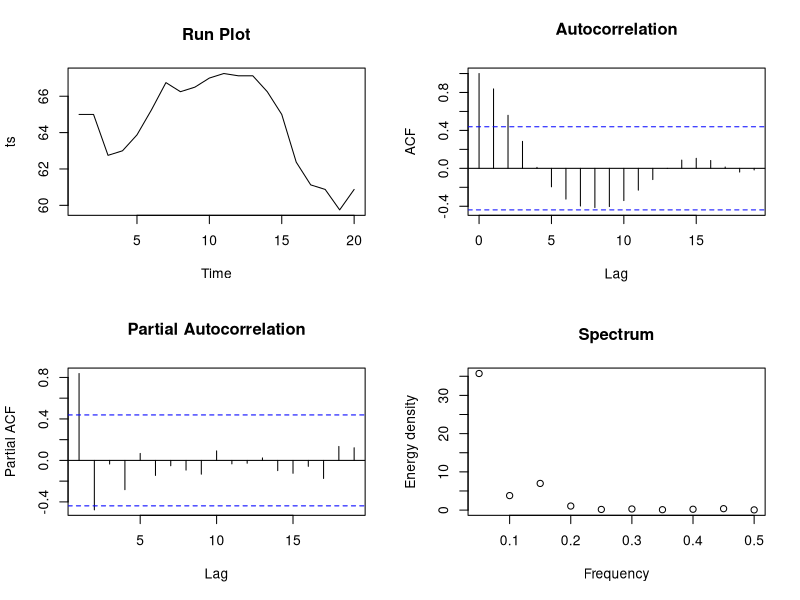
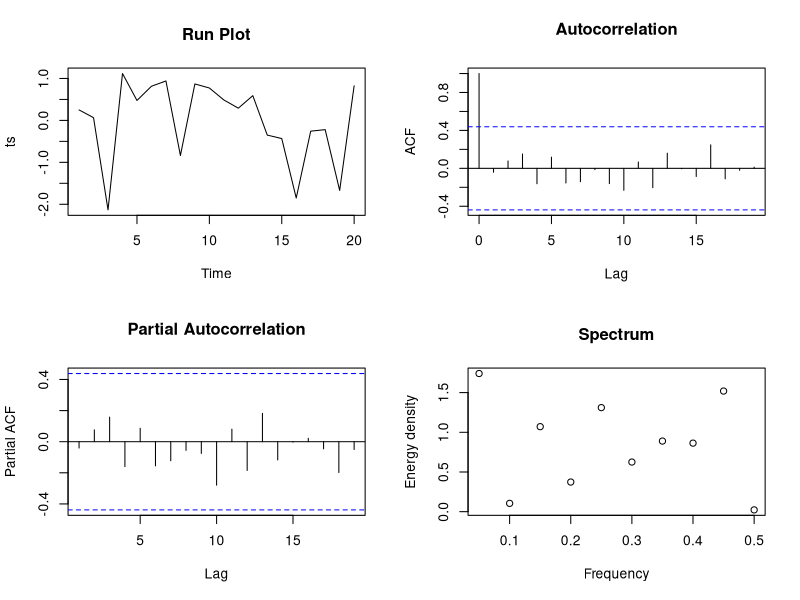
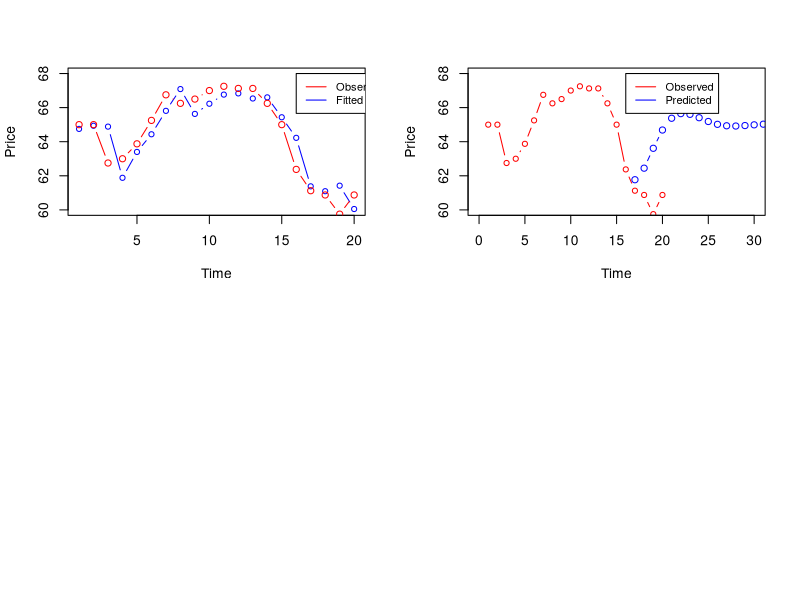
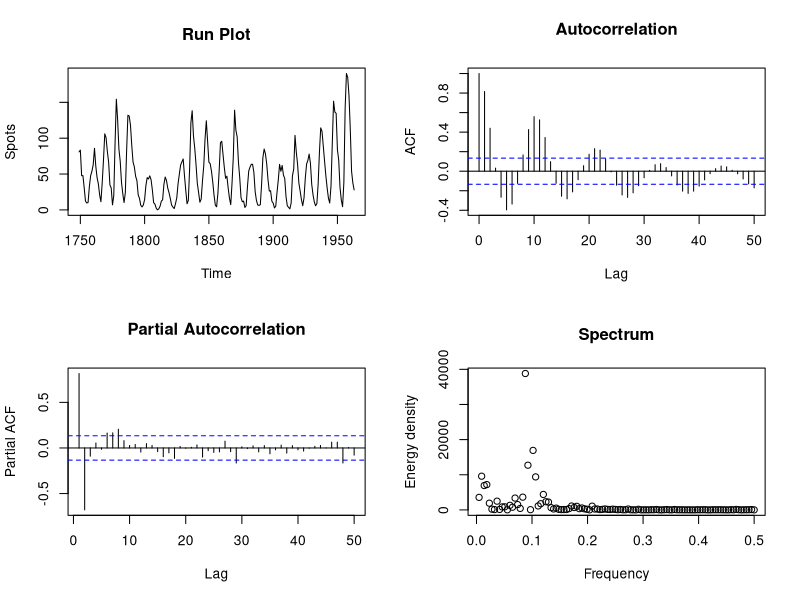
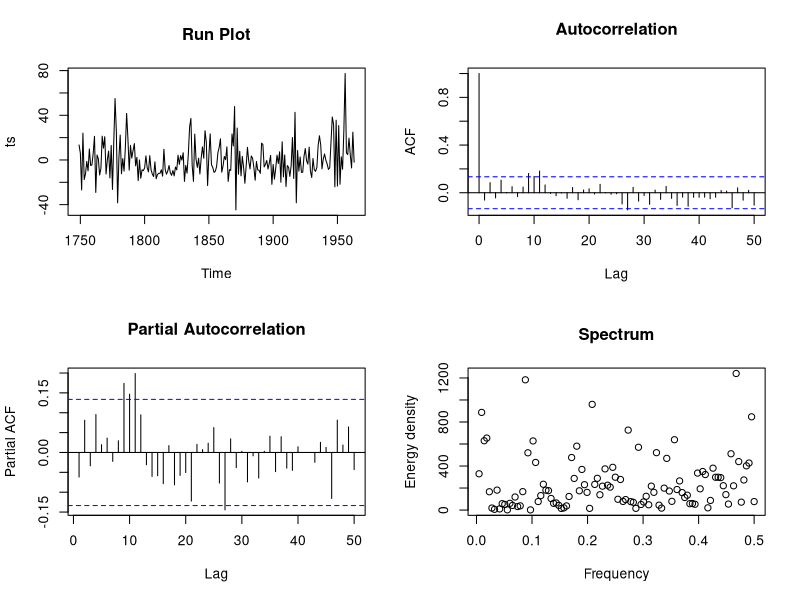
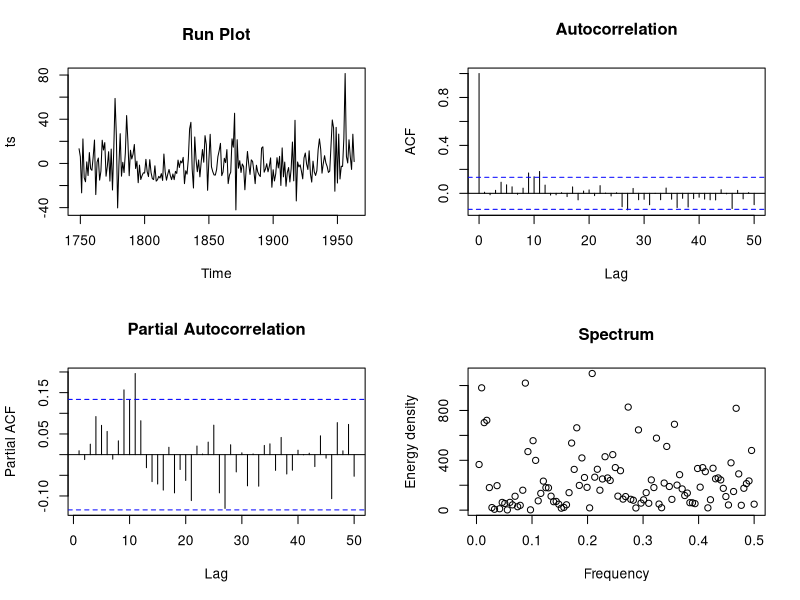
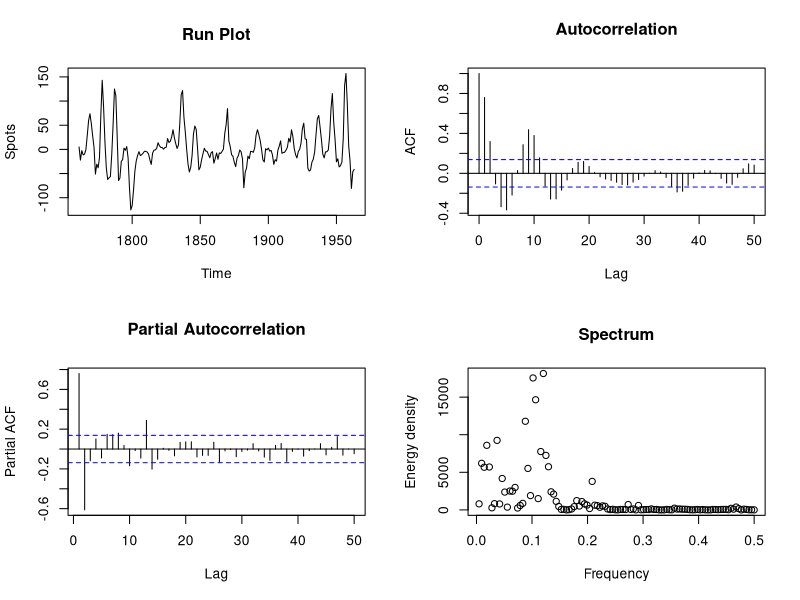
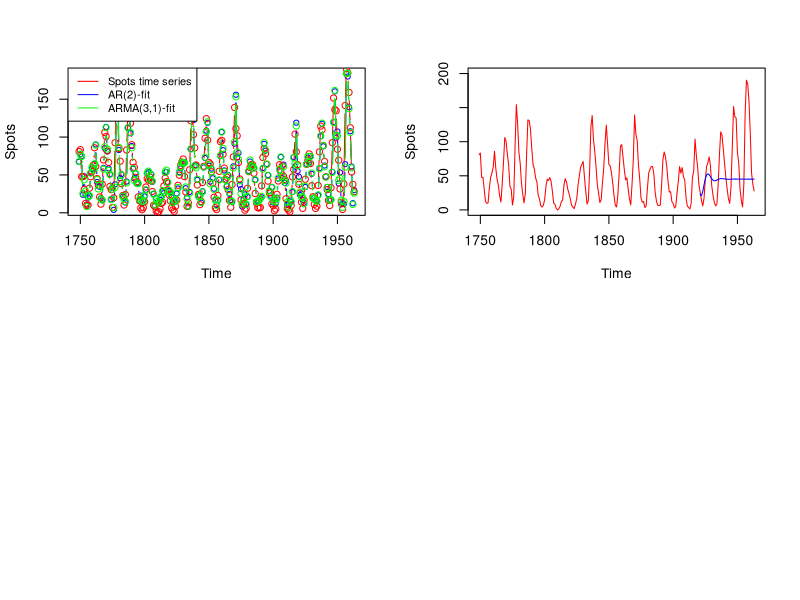

Write the R code that produced these figures, in order.
setwd('~/Prediction/Week_4')

library(forecast)

INTEL <- read.table("INTEL.txt",header=T)
SUNSPOT <- read.table("SUNSPOT.txt",header=T,row.names=1)
SALES <- read.table("SALES.txt",header=T)

Intel_Close <- ts(INTEL$Intel_Close)
Spots <- ts(SUNSPOT,start=1749)
Sales <- ts(SALES$Sales,frequency=12,start = 1970)

ts_plotter <- function(ts, lag_max) {
  par(mfrow = c(2,2))
  plot(ts, main = 'Run Plot')
  acf(ts, main = 'Autocorrelation', lag.max = lag_max)
  pacf(ts, main = 'Partial Autocorrelation', lag.max = lag_max)
  spec <- spectrum(ts, plot = F)
  plot(spec$freq, spec$spec, main = 'Spectrum' ,
       xlab = 'Frequency', ylab = 'Energy density')
}

# Box-Jenkins method: A three-stage approach to SARIMA(p,h,q)(P,H,Q)_s model selection

# (1) Model Identification: Determine the orders of the model
# (1a) Determine the order of differencing h and the order of seasonal differencing H
# (and season length s) needed to stationarize the time series (SARIMA -> SARMA)
# You might also need to consider other transformations as well such as log, sqrt etc.
# depending on the behavior of the trend and the variance.
# (1b) Identify the orders p,q,P,Q

# (2) Model Estimation: Estimate the parameters of the SARMA model
# We do this by using the maximum likelihood estimating equations of the normal model
# even if the residuals are not assumed to be normally distributed.

# (3) Model Diagnostics: Determine whether the estimated model is sufficient
# For SARMA processes, the residual process should be a white noise (WN) process
# WN Process e_t
# (a) E[e_t] = 0 for all t
# (b) Var[e_t] = sigma for all t
# (c) Cov[e_t,e_j] = 0 for all t != j
# These can be analyzed by examining the estimated residuals the same way we examined the original time series.
# We can also perform a significance test on the autocorrelations of the residual process, more about this later.

# If there is substantial autocorrelation present in the residual process, some part of the model is
# misspecified and we need to return to step (1) and identify a better candidate model.
# The model is deemed sufficient if autocorrelation is not present in the estimated residual process.

# 4.1
ts_plotter(Intel_Close, lag_max = 19)

# The autocorrelation function seems to decay exponentially
# The PACF vanishes after two lags.
# No seasonality observed in the run plot or the spectrum.
# These observations indicate an autoregressive process of order 2 (AR(2) process)

?arima

intel_ar_2 <- arima(Intel_Close, order = c(2,0,0))
summary(intel_ar_2)

# For diagnostics, we analyze the residual process.
ts_plotter(intel_ar_2$residuals, lag_max = 19)
# The autocorrelations are zero according to the individual tests (H_0: rho_k = 0, H_1: rho_k != 0) depicted by the blue lines
# No periodicity present

# We can also use an aggregated test for testing the autocorrelations, the Ljung-Box test
# The hypothesis is H_0: e_t ~ WN, H_1: e_t !~ WN where the test statistic aggregates multiple sample autocorrelations.
# The idea is that pooling the statistics can (1) give us a test with a higher power (Probability of observing the
# effect if one exists) and (2) control the Type 1 error (Probability of rejecting a true null hypothesis) when compared
# to testing all the autocorrelations individually which inflates the Type 1 error rate. Also, we are not really interested in 
# the individual autocorrelations, only whether there exists one which is non-zero.

?Box.test

ljung_box_tester <- function(res, n_param, max_lag) {
  lags <- seq(n_param + 1, max_lag)
  sapply(lags, function(lag) Box.test(res, lag = lag, type = 'Ljung', fitdf = n_param)$p.value)
}

ljung_box_tester(intel_ar_2$residuals, 2, 19)

# The null hypothesis is not rejected for any lag, thus it is reasonable to believe that the residual
# process is white noise.

fit <- fitted(intel_ar_2)
plot(fit,type="b", col="blue", ylim=c(60,68),
     ylab="Price", xlab="Time")
lines(Intel_Close, col="red", type="b")
legend(16, 68, legend=c("Observed", "Fitted"),
       col=c("red","blue"),lty=c(1,1),cex=0.8)

# The fit does seem quite reasonable. To analyze the forecasting capacity of the model, we use the first
# 16 observations to fit the model and use the forecast package

intel_ar_2_pred <- arima(Intel_Close[1:16], order = c(2,0,0))
?forecast # We consider how predictions can be constructed later in this course
intel_price_pred <- forecast(intel_ar_2_pred, h = 15, level = F)$mean

plot(Intel_Close, col="red", type="b", ylim=c(60,68), xlim=c(0,30),
     ylab="Price", xlab="Time")
lines(intel_price_pred, col="blue", type="b")
legend(16, 68, legend=c("Observed", "Predicted"),
       col=c("red","blue"),lty=c(1,1),cex=0.8)

# While the previous diagnostics implied a sufficient fit, the predictions start to deviate rapidly
# from the observed values. Since the time series is relatively short, even a simple model can
# start to deviate substantially if we predict too far into the future if we overfit.
# Later in this course, we consider certain
# fundamental issues with ARMA models and long term predictions.

ts_plotter(Spots, lag_max = 50)
# The autocorrelation seems to decay relatively slowly and clearly oscillates due to the seasonal component
# in the time series. The spectrum also identifies this seasonal component.
# The PACF seems to mostly vanish after lag 2 so it is at least in some sense similar to the Intel_Close data.

# For the sake of illustration, let's examine the AR(2) model here.

spots_ar_2 <- arima(Spots, order = c(2,0,0))
summary(spots_ar_2)

ts_plotter(spots_ar_2$residuals, lag_max = 50)
# The correlations corresponding to lags that are close to the period length seem to be statistically significant.

ljung_box_tester(spots_ar_2$residuals, 2, max_lag = 50) < 0.05
# The lags between 10 and 18 are statistically significant at the 5 % level.
# Thus AR(2) is not satisfactory.

# To find a suitable model, we experiment with an automatic model search method
?auto.arima

spots_auto <- auto.arima(Spots) # stepwise = F, approximation = F
summary(spots_auto) # A rather complicated model emerges, whereas the AR(2) actually has a slightly better AIC value
# Always consider whether the criterion being optimized serves your goals, optimizing AIC might introduce
# undesirable uncertainty in the model estimates.

ts_plotter(spots_auto$residuals, lag_max = 50)
# Relatively small changes compared to AR(2)
ljung_box_tester(spots_auto$residuals, 4, max_lag = 50) < 0.05
# Similar conclusions as previously for AR(2)

# See the official model solution for comments 

ts_plotter(diff(Spots ,lag = 12), lag_max = 50) # The period length seems to be unstable

# Let's observe the fit

fit.sun <- fitted(spots_ar_2)
fit.auto <- fitted(spots_auto)
plot(fit.sun, type="b", col="blue",
     ylab="Spots", xlab="Time")
lines(Spots, col="red", type="b")
lines(fit.auto, col="green", type="b")
legend("topleft", legend=c("Spots time series", "AR(2)-fit",
                           "ARMA(3,1)-fit"),
       col=c("red","blue","green"),lty=c(1,1),cex=0.8)

# The models are relatively reasonable though their predictions are biased upwards for certain valleys.
# These valleys seem to sustain a lower level and not immediately recover as compared to the fits.

# Let's try forecasting with the AR(2)
spots_ar_2_pred <- arima(Spots[1:172], order = c(2,0,0))

spots_pred <- ts(forecast(spots_ar_2_pred, h=43)$mean ,start=1921)
plot(Spots, col="red",type="l", ylim=c(0,200))
lines(spots_pred, col="blue", type="l")

# The predictions a few steps ahead are relatively reasonable but the long terms predictions converge
# to a fixed value corresponding to the intercept. This is a general limitation of the ARMA family of models.
# This problem is likely exacerbated by the lack of fit observed in the diagnostics.


ts_plotter(Sales, lag_max = 50)
# ACF decays rather slowly (the upward trend) and peaks at the period length of 1 year.
# According to the previous homework, we could try differencing to eliminate the trend and seasonality.
# (And log-transformation can also be used)

# Let's see what auto.arima has to say

sales_auto <- auto.arima(Sales) # stepwise = F, approximation = F
summary(sales_auto) # The order of the differences definitely makes sense
ts_plotter(diff(diff(Sales), lag = 12), lag_max = 50)
# The AR component sort of makes sense due to PACF vanishing after lag 2 but the MA part is rather strange.
# Perhaps the periodic component that remains after differencing is not that stable.

ts_plotter(sales_auto$residuals, lag_max = 50)
# There are some peaks in the correlation plots, especially around the period length and its multiples.
# Maybe some periodicity remains in the residual process?

ljung_box_tester(sales_auto$residuals, n_param = 3, max_lag = 50) < 0.05
# Clearly some of the autocorrelations are statistically significant
# Thus the model is not satisfactory from this perspective.

fit_sales <- fitted(sales_auto)
plot(fit_sales, type="b", col="blue",
     ylab="Spots", xlab="Time")
lines(Sales, col="red", type="b")
legend("topleft", legend=c("Sales time series", "Fitted"),
       col=c("red","blue"),lty=c(1,1),cex=0.8)

# The fit is relatively reasonable though the exact fit at the beginning is quite interesting.
# Clearly at least some part of the model is on the right track.

prediction_sales <- forecast(sales_auto,h=48)$mean
plot(Sales,col="red",type="b",ylim=c(100,340),
     xlim=c(1970,1987),ylab="Sales",xlab="Time")
lines(prediction_sales,col="blue",type="b")

# Predictions are quite reasonable as well.
# Thus even if the Ljung-Box test rejected the null, this model could be useful.

# HW
# a) Consider the differencing (both standard and seasonal) needed to obtain a stationary time series. 
# Any slow decay in the autocorrelation functions indicate that the series is not likely to be stationary.
# After obtaining a relatively stationary time series, consider the properties of SARMA models and select
# some reasonable model.
# Use Ljung-Box test to assess the sufficiency of the model.
# While you can use auto.arima, the results might not be as good as one can obtain by analyzing
# the correlation plots of the stationarized time series.

# b) Use forecast as in the demo exercises.

